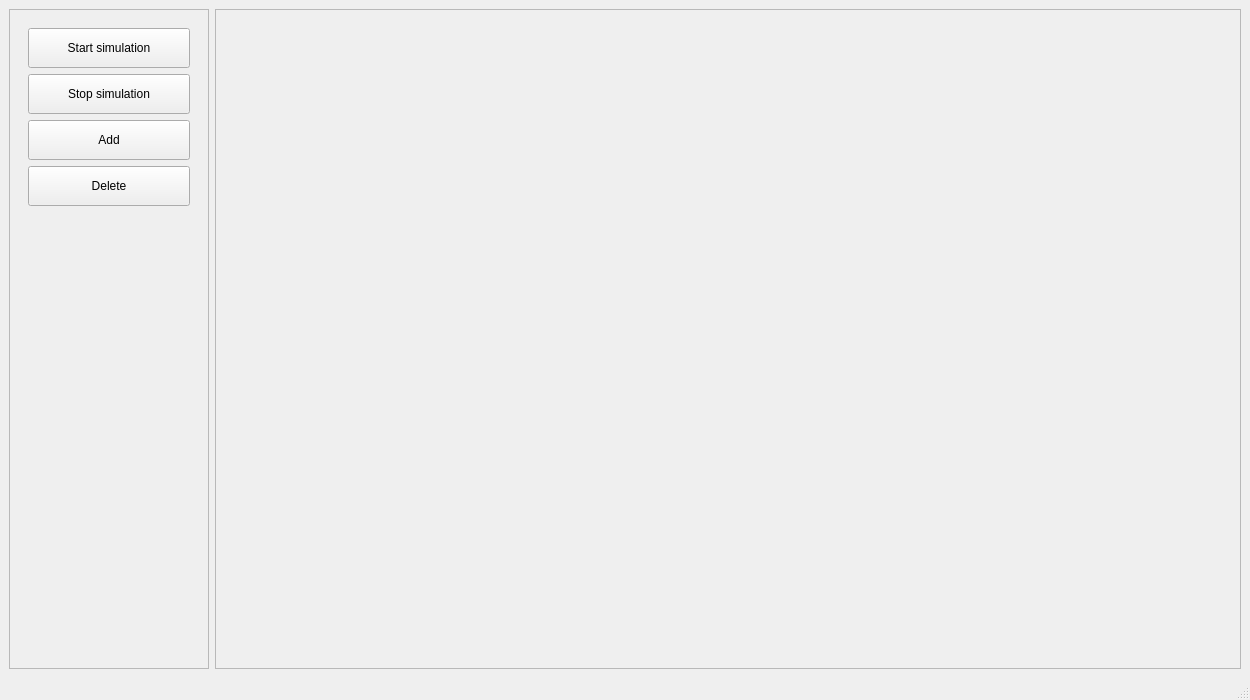
<?xml version="1.0" encoding="UTF-8"?>
<ui version="4.0">
 <class>MainWindow</class>
 <widget class="QMainWindow" name="MainWindow">
  <property name="geometry">
   <rect>
    <x>0</x>
    <y>0</y>
    <width>1250</width>
    <height>700</height>
   </rect>
  </property>
  <property name="minimumSize">
   <size>
    <width>1250</width>
    <height>700</height>
   </size>
  </property>
  <property name="windowTitle">
   <string>MainWindow</string>
  </property>
  <widget class="QWidget" name="centralwidget">
   <layout class="QGridLayout" name="gridLayout">
    <item row="0" column="0">
     <widget class="QFrame" name="frame">
      <property name="minimumSize">
       <size>
        <width>200</width>
        <height>0</height>
       </size>
      </property>
      <property name="maximumSize">
       <size>
        <width>200</width>
        <height>16777215</height>
       </size>
      </property>
      <property name="frameShape">
       <enum>QFrame::StyledPanel</enum>
      </property>
      <property name="frameShadow">
       <enum>QFrame::Raised</enum>
      </property>
      <layout class="QGridLayout" name="gridLayout_2">
       <item row="1" column="0">
        <widget class="QFrame" name="frame_3">
         <property name="frameShape">
          <enum>QFrame::NoFrame</enum>
         </property>
         <property name="frameShadow">
          <enum>QFrame::Raised</enum>
         </property>
         <layout class="QGridLayout" name="gridLayout_3">
          <item row="0" column="0">
           <widget class="QPushButton" name="pushButton">
            <property name="minimumSize">
             <size>
              <width>0</width>
              <height>40</height>
             </size>
            </property>
            <property name="text">
             <string>Start simulation</string>
            </property>
           </widget>
          </item>
          <item row="1" column="0">
           <widget class="QPushButton" name="pushButton_2">
            <property name="minimumSize">
             <size>
              <width>0</width>
              <height>40</height>
             </size>
            </property>
            <property name="text">
             <string>Stop simulation</string>
            </property>
           </widget>
          </item>
          <item row="2" column="0">
           <widget class="QPushButton" name="pushButton_3">
            <property name="minimumSize">
             <size>
              <width>0</width>
              <height>40</height>
             </size>
            </property>
            <property name="text">
             <string>Add</string>
            </property>
           </widget>
          </item>
          <item row="3" column="0">
           <widget class="QPushButton" name="pushButton_4">
            <property name="minimumSize">
             <size>
              <width>0</width>
              <height>40</height>
             </size>
            </property>
            <property name="text">
             <string>Delete</string>
            </property>
           </widget>
          </item>
         </layout>
        </widget>
       </item>
       <item row="2" column="0">
        <spacer name="verticalSpacer">
         <property name="orientation">
          <enum>Qt::Vertical</enum>
         </property>
         <property name="sizeHint" stdset="0">
          <size>
           <width>20</width>
           <height>40</height>
          </size>
         </property>
        </spacer>
       </item>
      </layout>
     </widget>
    </item>
    <item row="0" column="1">
     <widget class="QFrame" name="frame_2">
      <property name="frameShape">
       <enum>QFrame::StyledPanel</enum>
      </property>
      <property name="frameShadow">
       <enum>QFrame::Raised</enum>
      </property>
      <layout class="QGridLayout" name="gridLayout_4">
       <item row="0" column="0">
        <widget class="MainScene" name="SceneWidget" native="true"/>
       </item>
      </layout>
     </widget>
    </item>
   </layout>
  </widget>
  <widget class="QStatusBar" name="statusbar"/>
  <widget class="QMenuBar" name="menubar">
   <property name="geometry">
    <rect>
     <x>0</x>
     <y>0</y>
     <width>1250</width>
     <height>22</height>
    </rect>
   </property>
  </widget>
  <action name="actionTransmiterFigure">
   <property name="text">
    <string>Transmiter figure</string>
   </property>
  </action>
  <action name="actionAll_figures">
   <property name="text">
    <string>All figures</string>
   </property>
  </action>
 </widget>
 <customwidgets>
  <customwidget>
   <class>MainScene</class>
   <extends>QWidget</extends>
   <header>mainscene.hh</header>
   <container>1</container>
  </customwidget>
 </customwidgets>
 <resources/>
 <connections/>
</ui>
